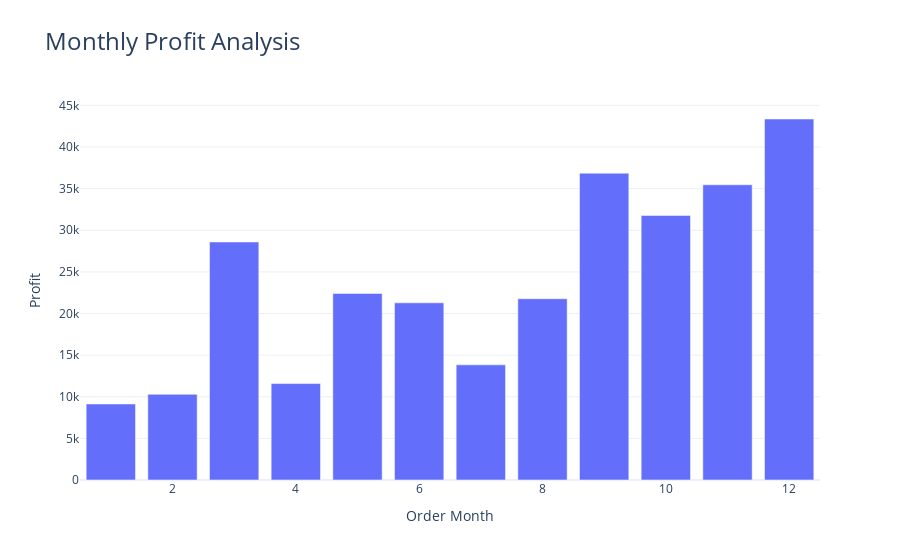

The code cell stored with this chart in its notebook:
### Markdown cell above
<!-- Monthly Profit Analysis -->

### Code cell
profit_by_month = data.groupby('Order Month')['Profit'].sum().reset_index()
fig = px.bar(profit_by_month, x='Order Month', y='Profit', title='Monthly Profit Analysis')
fig.update_layout(title_text='Monthly Profit Analysis', title_font=dict(size=24))
fig.show()
profit_by_month

### Figure 1 — Plotly figure (JSON) as saved in the notebook; plotly's stock layout.template omitted (floating-point values rounded to 4 significant figures)
{"data": [{"alignmentgroup": "True", "hovertemplate": "Order Month=%{x}<br>Profit=%{y}<extra></extra>", "legendgroup": "", "marker": {"color": "#636efa", "pattern": {"shape": ""}}, "name": "", "offsetgroup": "", "orientation": "v", "showlegend": false, "textposition": "auto", "type": "bar", "x": [1, 2, 3, 4, 5, 6, 7, 8, 9, 10, 11, 12], "xaxis": "x", "y": [9134.0, 10290.0, 28590.0, 11590.0, 22410.0, 21290.0, 13830.0, 21780.0, 36860.0, 31780.0, 35470.0, 43370.0], "yaxis": "y"}], "layout": {"barmode": "relative", "legend": {"tracegroupgap": 0}, "title": {"font": {"size": 24}, "text": "Monthly Profit Analysis"}, "xaxis": {"anchor": "y", "domain": [0, 1], "title": {"text": "Order Month"}}, "yaxis": {"anchor": "x", "domain": [0, 1], "title": {"text": "Profit"}}}}
